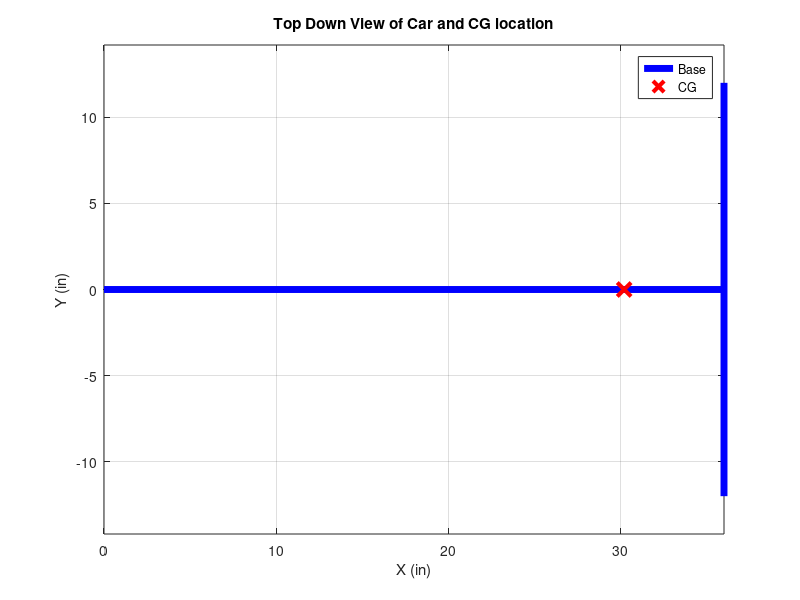
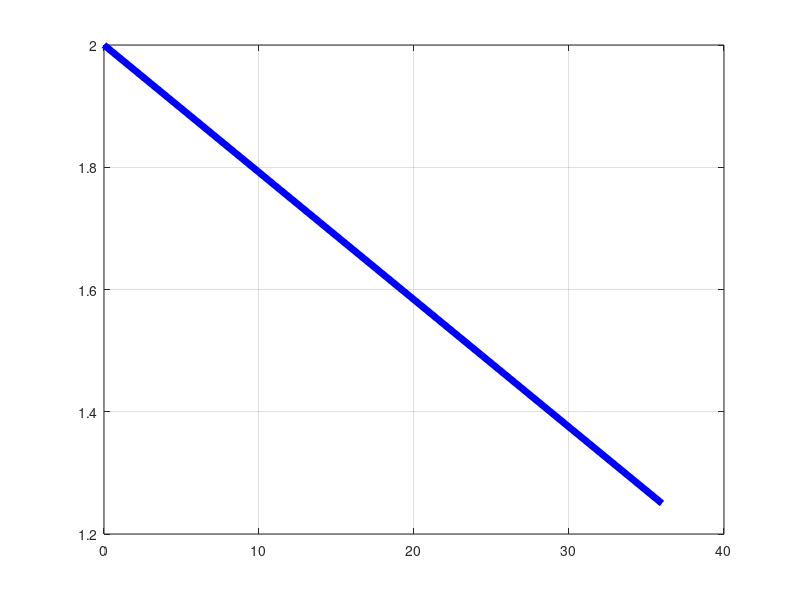

Source code (MATLAB) for these figures, in order: (Note: this script raises an error after producing the figures.)
%This script finds the maximum velocity vs heading of a landyacht based on:
%1. True wind speed
%2. Symmetric wing Lift/Drag correlations
%			a. Drag coefficient at zero angle of attack
%			b. Wing span, area & aspect ratio
%			c. Lift reduction after stall angle is reached
%3. Parasitic drag
%			a. Fuselage Drag
%			b. Crossbeam drag
%			c. Wheel rolling resistance
%4. Flipping criteria
%			a. Vehicle weight and geometry
%			b. Down force generation
%5. Side slipping
%			a. Available friction force
%			b. Down force generation
%6. Number of wings/sails
%7. Number of wheels (3 or 4)
%%%%%%%%%%%%%%%%%%%%%%%%%%%%%%%%%%%%%%%%%%%%%%%%%%%%%%%%%%%%%%%%%%%%%%%%%%%%%%%%
%MAIN VARIABLE DEFINITIONS
%all units are inches, pounds, seconds and radians unless otherwise stated
%phi = angle between true wind velocity and vehicle velocity
%theta = angle of wing(s) with respect to vehicle velocity (wing/sail trim)
%beta = angle between apparent wind and vehicle velocity
%alpha = angle of attack for wing(s) (alpha = beta - theta)
%V_TRUE = velocity of true wind
%vy = vehicle velocity relative to ground
%AR_WING = wing aspect ratio
%F_LIFT_WING = lift force on wing (perpendicular to apparent wind)
%F_DRAG_WING = drag force on wing (parallel to apparent wind)
%F_THRUST = net force "thrust" on vehicle in direction of vehicle velocity
%F_SIDE = sideways force on vehicle that causes slipping
%FLIP = a test value for flipping criteria, 0=no, 1=yes
%SLIP = a test value for slipping criteria, 0=no, 1=yes
%V_LIMIT = limiting yacht velocity when slipping and flipping criteria are ignored
%V_MAX = actual predicted maximum yacht velocity based on flip/slip criteria
%"CG" refers to center of gravity
%%%%%%%%%%%%%%%%%%%%%%%%%%%%%%%%%%%%%%%%%%%%%%%%%%%%%%%%%%%%%%%%%%%%%%%%%%%%%%%%

clear all;	%clear memory before running program
close all;

%%%%%%%%%%%%%%%%%%%%%%%%%%%%%%%%%%%%%%%%%%%%%%%%%%%%%%%%%%%%%%%%%%%%%%%%%%%%%%%%
%SINGLE VALUE PARAMETERS THAT REMAIN CONSTANT FOR ENTIRE SIMULATION
%Change these values to match your vehicle's geometry and configuration

%air properties and other constants
RHO_AIR = 1.175*10^-7;					%density of air (lb*sec^2/in^4)
MU_AIR = 2.7326*10^-8;					%viscosity of air (lb*sec/in^2)
g = 32.2;								%gravity (ft/sec^2)

%true wind speed
% V_TRUE_MPH = 20;						%true wind velocity (mph)
V_TRUE_MPH = 11.1847;					%true wind velocity (mph)
V_TRUE = V_TRUE_MPH*(528/360)*12;   	%true wind velocity (in/sec)

%wing properties (assuming symmetric section)
N_WING   = 1;                   %number of wings/sails
CD0_WING = 0.2;                 %wing drag coefficient at zero angle of attack
% S_WING   = 48;            	  %wing span (in) DEFAULT
S_WING   = 24;					%wing span (in)
% A_WING   = 250;				  %wing area (in^2) DEFAULT
A_WING   = S_WING*(6+12)/2;		%wing area (in^2)
% HCE      = 26;				%height of wing center of effort from ground (in)
HCE      = 10;					%height of wing center of effort from ground (in)
psi_deg  = 0;					%lean of mast from side stay slack (deg)
stall_deg = 18;					%wing stall angle- normally 16-20 deg (deg)
CL_DROP_FACTOR = 1.0;			%factor for exponetial lift dropoff after stall

psi = psi_deg*pi/180;           %lean of mast from side stay slack (rad)
stall = stall_deg*pi/180;		%stall angle (rad)
ARM_WING = HCE*cos(psi);		%moment arm for rig flipping moment (in)
C_WING = A_WING/S_WING;			%average wing chord length (in)
AR_WING = (S_WING^2)/A_WING;	%aspect ratio
CL_WING_MAX = 2*pi*sin(stall)/(1+2/AR_WING);	%maximum coefficient of lift before stall

%total yacht weight
% WEIGHT = 4.0;   %total vehicle weight including pilot (lb)
WEIGHT = 3.5;   %total vehicle weight including pilot (lb)

%fuselage/body properties
% AP_BODY = 10;       %total frontal fuselage projected area (in^2) DEFAULT
AP_BODY = 4.5;		%total frontal fuselage projected area (in^2)
CD_BODY = 0.5;		%vehicle fuselage drag coefficient 
% TRACK = 36;         %vehicle width/track (wheel center to center) (in) DEFAULT
TRACK = 24;			%vehicle width/track (wheel center to center) (in)
% WHEELBASE = 48;     %vehicle wheelbase (in)- only necessary for 3 wheel vehicle DEFAULT
WHEELBASE = 36;		%vehicle wheelbase (in)- only necessary for 3 wheel vehicle
% DIST_CG = 9;        %horizontal distance from CG to rear wheels (in)- only necessary for 3 wheels DEFAULT
DIST_CG = 5.8;		%horizontal distance from CG to rear wheels (in)- only necessary for 3 wheels

%wheel properties
N_WHEEL = 3;				%number of wheels
FRCT = 0.75;				%coefficient of friction between wheels and road
% DIAM_WHEEL_FT = 3.0;        %front wheel diameter (in) DEFAULT
DIAM_WHEEL_FT = 2;          %front wheel diameter (in) 
% DIAM_WHEEL_RE = 4.0;        %rear wheel diameter (in) DEFAULT
DIAM_WHEEL_RE = 2.5;        %rear wheel diameter (in) DEFAULT
% B_WHEEL = 0.007;            %drag coefficient of rolling wheel, per wheel (lb/(rev/sec)) DEFAULT
B_WHEEL = 0.02;             %drag coefficient of rolling wheel, per wheel (lb/(rev/sec)) 
% F_DRAG_WHEEL_MIN = 0.5;		%total rolling resistance at zero velocity (lbs) DEFAULT
F_DRAG_WHEEL_MIN = 0.1;		%total rolling resistance at zero velocity (lbs)
%for small models on wheels with bearings B_WHEEL is on the order of 0.010 lb/(rev/sec)
%for full sized landyachts B_WHEEL is on the order of 0.10 lb/(rev/sec)

%crossbeam properties (lift-drag relations are for a symmetric naca section)
W_BEAM = 24;					%width of crossbeam available for generating down force (in)
T_BEAM = 0.4;					%maximum thickness of crossbeam wing section (in)
C_BEAM = 2.0;					%average crossbeam chord length (in)
A_BEAM = C_BEAM*W_BEAM;			%foil surface area per crossbeam (in^2)
AP_BEAM = T_BEAM*W_BEAM;		%projected frontal beam area (in^2)
AR_BEAM = (W_BEAM^2)/A_BEAM;	%aspect ratio of crossbeam

%relations for symmetric airfoil crossbeam with constant angle of attack
gamma_deg = 0;                                  %crossbeam angle of attack for generating down force (deg)
gamma = gamma_deg*pi/180;                       %crossbeam angle of attack for generating down force (rad)
CD0_BEAM = 0.10;								%crossbeam drag coefficient at zero angle of attack
CL_BEAM = 2*pi*sin(gamma)/(1+2/AR_BEAM);		%crossbeam coefficient of lift
CD_BEAM = CD0_BEAM+((CL_BEAM^2)/(pi*AR_BEAM));	%crossbeam coefficient of drag
%END OF YACHT DATA ENTRY

%%%%%%%%%%%%%%%%%%%%%%%%%%%%%%%%%%%%%%%%%%%%%%%%%%%%%%%%%%%%%%%%%%%%%%%%%%%%%%%%
%PRE-LOOP CALCULATIONS
%CG/BEAM moment arm for righting moment calculation
if N_WHEEL == 4	%for a 4 wheeled symmetric yacht (track front = track rear)

    N_WHEEL_FT = 2;         %two front wheels
    N_WHEEL_RE = 2;			%two rear wheels
    zeta = 0;				%angle between flipping force and F_SIDE is zero (rad)
    ARM_CG = TRACK/2;		%cg moment arm for righting moment (in)
    ARM_BEAM = TRACK/2;		%beam moment arm for righting moment (in)
    N_BEAM = 2;				%number of crossbeams for down force generation (probably has 2 crossbeams)

elseif N_WHEEL == 3	%for a 3 wheeled symmetric yacht (2 wheels in rear)

    N_WHEEL_FT = 1;							%one front wheel
    N_WHEEL_RE = 2;							%two rear wheels
    zeta = atan((TRACK/2)/WHEELBASE);		%angle made between front wheel and each rear wheel (rad)
    ARM_CG = (WHEELBASE-DIST_CG)*sin(zeta);	%cg moment arm for righting moment (in)
    ARM_BEAM = (TRACK/2)*cos(zeta);			%beam moment arm for righting moment (in)
    N_BEAM = 1;								%number of crossbeams for down force generation (rear crossbeam only)
    
    % plot top down view
    figure()
    h(1) = plot([0 WHEELBASE], [0 0],'b','LineWidth',5); % plot wheel base
    hold on, grid on,
    h(2) = plot([WHEELBASE WHEELBASE], [-TRACK/2 TRACK/2],'b','LineWidth',5);
    h(3) = plot([WHEELBASE-DIST_CG],0,'rx','MarkerSize',10,'LineWidth',3);
    xlabel('X (in)'), ylabel('Y (in)')
    title('Top Down View of Car and CG location')
    legend([h(1), h(3)],'Base','CG','location','best')
    axis('equal')
    clear h;
    
    % plot side view
    figure()
    h(1) = plot([0 WHEELBASE], [DIAM_WHEEL_FT DIAM_WHEEL_RE/2],'b','LineWidth',5); % plot wheel base (approximate length)
    hold on, grid on,
    h(2) = circle(0,DIAM_WHEEL_FT/2,DIAM_WHEEL_FT/2); % draw front wheel
    h(3) = circle(WHEELBASE,DIAM_WHEEL_RE/2,DIAM_WHEEL_RE/2); % draw rear wheel
    title('Side View of Car')
    axis('equal')
    clear h;
end

%main program loop parameters/starting values
e = 0.050;		%error sensitivity for thrust equilibrium check (lbs)
dv = 0;			%initial value for velocity change (in/sec)
vy0 = 100;		%initial value for vehicle velocity (in/sec)
vy = vy0;		%assign initial value to vy (in/sec)
F_THRUST = 1;	%initial non-zero value for thrust force (lbs)

%define matrices PHI and THETA for main program loops
%for smoother plot make N_phi and N_theta larger (this will make the program take longer to run)
N_phi = 39;									%number of divisions in PHI
phi_max = pi;								%maximum phi = 180 degrees (pi rad)
PHI = [0:phi_max/N_phi:phi_max];			%vector phi in radians from head-to-wind to 180 degrees (rad)
P = N_phi+1;                                %number of loops to be made for varying phi
N_theta = 120;								%number of divisions in THETA
theta_max = pi/3;							%maximum theta to test during loop (rad)
THETA = [0:theta_max/N_theta:theta_max];	%define vector of wing angles from zero to 90 deg (rad)
T = N_theta+1;								%number of loops to be made for varying theta

%%%%%%%%%%%%%%%%%%%%%%%%%%%%%%%%%%%%%%%%%%%%%%%%%%%%%%%%%%%%%%%%%%%%%%%%%%%%%%%%
%BEGIN MAIN PROGRAM LOOP THROUGH ALL VALUES OF PHI
for p = 1:1:P		%loop for entire range of phi (all possible headings)

%     Steps_Remaining = P-p+1		%display number of steps remaining in loop to track progress
	phi = PHI(p);				%lookup value phi for this loop (rad)
    t = 1;						%initialize t counting variable

	while t <= T	%find VY_max for loop through for all values of theta
        
        %setup theta and vy for this value of t  
        theta=THETA(t);								%lookup current theta (rad)
        SIGN_F_THRUST = F_THRUST/abs(F_THRUST);		%find the sign of F_THRUST
        vy = vy + SIGN_F_THRUST*dv;					%increment/decrement guess for vehicle velocity (in/sec)

        %do calculations necessary to find net thrust
		if V_TRUE*cos(phi) + vy > 0			%if apparent wind is from bow
			beta = atan((V_TRUE*sin(phi))/(vy+V_TRUE*cos(phi)));						%calc beta for beta < pi/2 (rad)
        else								%if apparent wind is from stern
            beta = atan((V_TRUE*sin(phi-(pi/2))-vy)/(V_TRUE*cos(phi-(pi/2))))+pi/2;		%calc beta for beta > pi/2 (rad)
        end %end if 
        
        alpha = beta-theta;                                             %calc alpha - wing angle of attack (rad)
        V_APPARENT = sqrt((vy+V_TRUE*cos(phi))^2+(V_TRUE*sin(phi))^2);	%calc magnitude of apparent wind velocity (in/sec)
        V_FRONT = V_APPARENT*cos(beta);									%calc apparent wind velocity in direction of vehicle velocity (in/sec)
        SIGN_V_FRONT = cos(beta)/abs(cos(beta));						%direction of front component of apparent wind (+1 from bow, -1 from stern)
   	    
        %wing lift and drag with rough approximation to lift drop off after stall
        if alpha > stall %if angle of attack is greater than stall angle
            CL_WING = (CL_WING_MAX*exp(stall))*exp(-CL_DROP_FACTOR*alpha);  %calc reduced wing lift coefficient
            CD_WING = CD0_WING+((CL_WING^2)/(pi*AR_WING));				    %calc wing drag coefficient for this angle of attack
        else %if angle of attack is less than stall angle
            CL_WING = 2*pi*sin(alpha)/(1+2/AR_WING);					    %calc wing lift coefficient for this angle of attack
            CD_WING = CD0_WING+((CL_WING^2)/(pi*AR_WING));				    %calc wing drag coefficient for this angle of attack
        end	%end if loop
        
        AP_WING = A_WING*(1-((1-cos(psi))*alpha)/(pi/2));	%linear approximation to adjust effective wing area based on alpha and psi (in^2)
        
        %NOTE: when alpha is zero, AP_WING = A_WING, if alpha is 90 deg, AP_WING = A_WING*cos(psi)
        %this leads to the linear approximation: AP_WING = A_WING*(1-((1-cos(psi))*alpha)/(pi/2));
        F_LIFT_WING = N_WING*0.5*CL_WING*RHO_AIR*(V_APPARENT^2)*AP_WING;	%calc total wing lift force (lbs)
        F_DRAG_WING = N_WING*0.5*CD_WING*RHO_AIR*(V_APPARENT^2)*AP_WING;	%calc total wing drag force (lbs)
        %^^ NOT SURE WHY MULTIPLIED BY AP_WING - KAI
        % DO YOU GET SAME RESULT BY CODE BELOW?        
        %  F_LIFT_WING = N_WING*0.5*CL_WING*RHO_AIR*(V_APPARENT^2)*A_WING;	%calc total wing lift force (lbs)
        %  F_DRAG_WING = N_WING*0.5*CD_WING*RHO_AIR*(V_APPARENT^2)*A_WING;	%calc total wing drag force (lbs)

        %yacht/fuselage drag (not including crossbeams)
        F_DRAG_BODY = SIGN_V_FRONT*0.5*CD_BODY*RHO_AIR*(V_FRONT^2)*AP_BODY;	%calc fuselage drag force (lbs)
        
        %crossbeam lift (down force) and drag
    	if SIGN_V_FRONT == 1 %for apparent wind from bow
            F_LIFT_BEAM = N_BEAM*0.5*CL_BEAM*RHO_AIR*(V_FRONT^2)*A_BEAM;	%calc total crossbeam lift force (lbs)
            F_DRAG_BEAM = N_BEAM*0.5*CD_BEAM*RHO_AIR*(V_FRONT^2)*A_BEAM;	%calc total crossbeam drag force (lbs)
        else %for apparent wind from stern
            F_LIFT_BEAM = 0;                                				%crossbeam generates zero lift
            F_DRAG_BEAM = -2*N_BEAM*0.5*CD_BEAM*RHO_AIR*(V_FRONT^2)*A_BEAM;	%calc total crossbeam drag force (lbs)
        end	%end if loop
    
        %wheel drag (rolling viscous friction)
        RPS_WHEEL_FT = vy/(pi*DIAM_WHEEL_FT);										%calc front wheel rev per sec (rps)
        RPS_WHEEL_RE = vy/(pi*DIAM_WHEEL_RE);										%calc rear wheel rev per sec (rps)
        F_DRAG_WHEEL = B_WHEEL*(N_WHEEL_FT*RPS_WHEEL_FT + N_WHEEL_RE*RPS_WHEEL_RE);	%calc total wheel drag force (lbs)
        F_DRAG_WHEEL = max(F_DRAG_WHEEL,F_DRAG_WHEEL_MIN);          				%use minimum wheel rolling resistance for low speeds (lbs)

        %sum up all forward thrust forces
        F_SIDE = F_LIFT_WING*cos(beta)*cos(psi)+F_DRAG_WING*sin(beta);		%calc sideways sliding force (lbs)
        F_THRUST = F_LIFT_WING*sin(beta)*cos(psi)-F_DRAG_WING*cos(beta)-F_DRAG_BODY-F_DRAG_BEAM-F_DRAG_WHEEL;	%calc net thrust force (lbs)
    
    %SLIP/FLIP required quantities (righting/flipping moment and side friction)
	F_DOWN = WEIGHT + F_LIFT_BEAM + F_LIFT_WING*sin(psi);		%total down force from crossbeam and wing (lb)
	M_RIGHT = WEIGHT*ARM_CG + F_LIFT_BEAM*ARM_BEAM;				%available righting moment (in*lb)
    F_FLIP = F_SIDE*cos(zeta) + F_THRUST*sin(zeta);				%component of rig force perpendicular to supporing wheels (lbs)
    M_FLIP = F_FLIP*ARM_WING;									%flipping moment from rig (in*lb)
    F_FRICT = F_DOWN*FRCT;										%total available sideways friction force (lbs)
    %END OF ALL FORCE AND MOMENT CALCULATIONS FOR THIS LOOP
    
    %scale velocity step change for next loop
    X = 10;						%scale factor for calculating dv
    dv = X*abs(F_THRUST);		%scale velocity change by F_THRUST (if X is too large loop becomes unstable)
		
        %perform slip criteria calculations
  		if F_SIDE > F_FRICT	%if side sliding force from rig exceeds available friction force
			SLIP(t) = 1;		%set SLIP to 1 (yes)
		else				%if friction is greater than sliding force
			SLIP(t) = 0;		%set SLIP to 0 (no)
		end	%end SLIP if loop
        
		%perform flip criteria calculations
		if M_FLIP > M_RIGHT	 %if flipping moment from rig exceeds available righting moment
			FLIP(t) = 1;            %set FLIP to 1 (yes)
        else			     %if righting moment is greater than flipping moment
			FLIP(t) = 0;			%set FLIP to 0 (no)
		end	%end FLIP if loop
		
        %check for positive thrust force near zero, if so go to next theta value
		if vy > 0 & alpha > 0		%only continue for loops that lead to positive velocity and angle of attack
			if abs(F_THRUST) < e	%if thrust is close to zero (lbs)
                VY(t) = vy;			%store final value of vehicle speed from this loop (in/sec) 
        		t = t+1;			%increment t to calculate vehicle speed for next theta
     		end 	  				%end thrust check if loop
        else %if yacht velocity or angle of attack is not positive
     		VY(t) = 0;				%assign this velocity to zero (do not keep track of negative velocities)
            t = t+1;				%increment t to calculate vehicle speed for next theta
            vy = vy0;				%reset initial velocity guess
        end	%end else loop
        
    end	%end of while  t <= T loop
	
    %truncate VY matrix to remove infinite element
    V_LIMIT(p) = max(VY);			%store V_LIMIT vector as maximum velocity before SLIP and FLIP are considered (in/sec)
	%change all velocity entries to zero if SLIP or FLIP = 1 (yes)
    for z = 1:1:T						%loop through entire matrix for each theta
 		if (SLIP(z) + FLIP(z) > 0)	%if FLIP or SLIP = 1 (yes)
  	  		VY(z) = 0;					%set this velocity element to zero
     	end								%end if loop
    end									%end for loop
    %store theta that corresponds to this VMAX
    V_MAX(p) = max(VY);			%store maximum velocity found for this angle phi to VMAX(p)
	q = 1;						%initialize counting var q = 1
    while VY(q) ~= V_MAX(p)		%while VY_TRUNK(q) not equal VMAX
        q = q+1;				%increment q until VY_TRUNK(q) = VMAX(p)
	end							%end while loop
    THETA_MAX(p) = THETA(q);	%store theta that corresponds to VMAX(p) (rad)
end   							%end of "for 1:1:P" loop
%END MAIN PROGRAM LOOP

%%%%%%%%%%%%%%%%%%%%%%%%%%%%%%%%%%%%%%%%%%%%%%%%%%%%%%%%%%%%%%%%%%%%%%%%%%%%%%%%
%ORGANIZE DATA INTO MAXIMUM SPEED INFORMATION
TOP_SPEED_IN_SEC = max(V_MAX);					%store top speed in in/sec (in/sec)
TOP_SPEED_FT_SEC = TOP_SPEED_IN_SEC/12;			%convert top speed to ft/sec (ft/sec)
TOP_SPEED_MPH = TOP_SPEED_FT_SEC*(360/528);		%convert top speed to mph (mph)
V_LIMIT_MPH = (V_LIMIT/12)*(360/528);			%convert limit speed to mph (mph)
V_MAX_FT_SEC = V_MAX/12;						%convert maximum speed matrix to mph (ft/sec)
V_MAX_MPH = (V_MAX_FT_SEC)*(360/528);			%convert maximum speed matrix to mph (mph)

for j= 1:1:P-1							%loop through all of matrix V_MAX
   if V_MAX(j) == TOP_SPEED_IN_SEC		%look for entry of maximum velocity
      J = j;							%if this is that entry, save entry number
   end									%end if loop
end										%end for loop

THETA_TOP_SPEED_RAD = THETA_MAX(J);					%store theta that corresponds to TOP_SPEED_MPH (rad)
PHI_TOP_SPEED_RAD   = PHI(J);						%store phi that corresponds to TOP_SPEED_MPH (rad)
THETA_TOP_SPEED_DEG = THETA_TOP_SPEED_RAD*180/pi;	%convert to degrees (deg)
PHI_TOP_SPEED_DEG   = PHI_TOP_SPEED_RAD*180/pi;     %convert to degrees (deg)
%plot velocity results in polar coordinates
RHO_MAX = 3*ceil(max(V_LIMIT_MPH)/3);				%get maximum radius in whole numbers divisible by 3

MP = 1;												%subplot dimension
NP = 1;												%subplot dimension

figure()
subplot(MP,NP,1),polar(0,RHO_MAX);					%create polar plot with whole number scale
subplot(MP,NP,1),hold;								%hold plot so data can be plotted
subplot(MP,NP,1),polar(PHI,V_LIMIT_MPH,'ro--');		%polar plot limit velocity vs phi in red
subplot(MP,NP,1),polar(-PHI,V_LIMIT_MPH,'ro--');	%polar plot limit velocity vs -phi (mirror image)
subplot(MP,NP,1),polar(PHI,V_MAX_MPH,'bx-'); 		%polar plot maximum velocity vs phi in blue
subplot(MP,NP,1),polar(-PHI,V_MAX_MPH,'bx-');		%polar plot maximum velocity vs -phi (mirror image)
%subplot(MP,NP,1),title('Polar Vel. Plot (mph)');	%title plot
subplot(MP,NP,1),hold;								%release plot to return to default condition
% legend('Blue','Red')

%display desired values
TOP_SPEED_MPH = round(TOP_SPEED_MPH)				%round and print maximum velocity (mph)
PHI_TOP_SPEED_DEG = round(PHI_TOP_SPEED_DEG)		%round and print phi for TOP SPEED (deg)
THETA_TOP_SPEED_DEG = round(THETA_TOP_SPEED_DEG)	%round and print theta for TOP SPEED (deg)


%calculate best angle to move forward (assume no slipping or tipping)
d = 14; %(ft) course length
T_COURSE = d*12./(V_LIMIT.*cos(PHI));

figure()
plot(PHI*180/pi,T_COURSE), hold on, grid on
title('Course Completion Time vs Heading')
xlabel('Heading Angle (deg)'), ylabel('time(sec)')


%%%%%%%%%%%%%%%%%%%%%%%%%%%%%%%%%%%%%%%%%%%%%%%%%%%%%%%%%%%%%%%%%%%%%%%%%%%%%%%%
%END MAIN PROGRAM
%BEGIN POST LOOP CALCULATIONS FOR STORING & DISPLAYING OTHER RELEVANT INFO

%%%%%%%%%%%%%%%%%%%%%%%%%%%%%%%%%%%%%%%%%%%%%%%%%%%%%%%%%%%%%%%%%%%%%%%%%%%%%%%%

%CALCULATE APPROXIMATE TIME REQUIRED TO REACH 95% of TOP SPEED IGNORING SLIP/FLIP CRITERIA
phi = PHI_TOP_SPEED_RAD;		%heading for top speed
theta = THETA_TOP_SPEED_RAD;	%wing angle at top speed
vy = 88;						%begin at 5 mph yacht velocity
dt = 0.2;						%time increment (sec)
TIME_MAX = 60*10;				%maximum time before loop is cut off (sec)
time = 0;						%start at time = zero

while vy < 0.95*TOP_SPEED_IN_SEC & time < TIME_MAX	%keep looping until vy is 95% of top speed
	
    if V_TRUE*cos(phi) + vy > 0		%if apparent wind is from bow
		beta = atan((V_TRUE*sin(phi))/(vy+V_TRUE*cos(phi)));								%calc beta for beta < pi/2 (rad)
    else																									%if apparent wind is from stern
	   beta = atan((V_TRUE*sin(phi-(pi/2))-vy)/(V_TRUE*cos(phi-(pi/2))))+pi/2;		%calc beta for beta > pi/2 (rad)
    end																									%end if loop
    
    alpha = beta-theta;															%calc alpha - wing angle of attack (rad)
    V_APPARENT = sqrt((vy+V_TRUE*cos(phi))^2+(V_TRUE*sin(phi))^2);	%calc magnitude of apparent wind velocity (in/sec)
	V_FRONT = V_APPARENT*cos(beta);											%calc apparent wind velocity in direction of vehicle velocity (in/sec)
  	SIGN_V_FRONT = cos(beta)/abs(cos(beta));								%direction of front component of apparent wind (+1 from bow, -1 from stern)
    
    %wing lift and drag with rough approximation to lift drop off after stall
    if alpha > stall					 												%if angle of attack is less than stall angle
    	CL_WING = (CL_WING_MAX*exp(stall))*exp(-CL_DROP_FACTOR*alpha);	%calc reduced wing lift coefficient
        CD_WING = CD0_WING+((CL_WING^2)/(pi*AR_WING));					%calc wing drag coefficient for this angle of attack
    else																%if angle of attack is greter than stall angle
     	CL_WING = 2*pi*sin(alpha)/(1+2/AR_WING);						%calc wing lift coefficient for this angle of attack
        CD_WING = CD0_WING+((CL_WING^2)/(pi*AR_WING));					%calc wing drag coefficient for this angle of attack
    end																	%end if loop
    AP_WING = A_WING*(1-((1-cos(psi))*alpha)/(pi/2));					%linear approximation to adjust projected wing area based on alpha and psi (in^2)
    %NOTE: when alpha is zero, AP_WING = A_WING, if alpha is 90 deg, AP_WING = A_WING*cos(psi)
    %this leads to the linear approximation: AP_WING = A_WING*(1-((1-cos(psi))*alpha)/(pi/2));
    F_LIFT_WING = N_WING*0.5*CL_WING*RHO_AIR*(V_APPARENT^2)*AP_WING;	    %calc total wing lift force (lbs)
	F_DRAG_WING = N_WING*0.5*CD_WING*RHO_AIR*(V_APPARENT^2)*AP_WING;	%calc total wing drag force (lbs)
    %yacht/fuselage drag (not including crossbeams)
    F_DRAG_BODY = SIGN_V_FRONT*0.5*CD_BODY*RHO_AIR*(V_FRONT^2)*AP_BODY;	%calc fuselage drag force (lbs)
    %crossbeam lift (down force) and drag
    if SIGN_V_FRONT == 1												%for apparent wind from bow
	    F_LIFT_BEAM = N_BEAM*0.5*CL_BEAM*RHO_AIR*(V_FRONT^2)*A_BEAM;	%calc total crossbeam lift force (lbs)
        F_DRAG_BEAM = N_BEAM*0.5*CD_BEAM*RHO_AIR*(V_FRONT^2)*A_BEAM;	%calc total crossbeam drag force (lbs)
    else
        F_LIFT_BEAM = 0;
        F_DRAG_BEAM = -2*N_BEAM*0.5*CD_BEAM*RHO_AIR*(V_FRONT^2)*A_BEAM;	%calc total crossbeam drag force (lbs)
    end
    
    %wheel drag (rolling viscous friction)
    RPS_WHEEL_FT = vy/(pi*DIAM_WHEEL_FT);                                       %calc front wheel rev per sec (rps)
    RPS_WHEEL_RE = vy/(pi*DIAM_WHEEL_RE);										%calc rear wheel rev per sec (rps)
    F_DRAG_WHEEL = B_WHEEL*(N_WHEEL_FT*RPS_WHEEL_FT + N_WHEEL_RE*RPS_WHEEL_RE);	%calc wheel drag force (lbs)
    F_DRAG_WHEEL = max(F_DRAG_WHEEL,F_DRAG_WHEEL_MIN);							%use minimum wheel rolling resistance for low speeds (lbs)
	
    %sum up all forward thrust forces
    F_THRUST = F_LIFT_WING*sin(beta)*cos(psi)-F_DRAG_WING*cos(beta)-F_DRAG_BODY-F_DRAG_BEAM-F_DRAG_WHEEL;	%calc net thrust force (lbs)
    ACCEL_G = F_THRUST/WEIGHT;		%calculate acceleration (g's)
	ACCEL_IN_SEC = ACCEL_G*g*12;	%acceleration in (in/sec^2)
    vy = vy + dt*ACCEL_IN_SEC;		%increase velocity based on acceleration and time step (in/sec)
    time = time + dt;				%increment time by one time step (sec)

end

if time < TIME_MAX
    TIME_TO_TOP_SPEED_SEC = time;								%time to top speed (sec)
	TIME_TO_TOP_SPEED_MIN = TIME_TO_TOP_SPEED_SEC/60;			%time to top speed (min)
	TIME_TO_TOP_SPEED_MIN = round(10*TIME_TO_TOP_SPEED_MIN)/10	%display time (min)
else
   disp('Accleration calc failed')
end

%%%%%%%%%%%%%%%%%%%%%%%%%%%%%%%%%%%%%%%%%%%%%%%%%%%%%%%%%%%%%%%%%%%%%%%%%%%%%%%%
%CALCULTE & STORE RELEVANT PARAMETERS AT FULL SPEED FOR ALL HEADINGS
for p = 1:1:P	%loop for entire range of phi (all possible headings)
	vy = V_MAX(p);		%top speed (in/sec)
    phi = PHI(p);		%heading (rad)
    
    %do calculations necessary to find net thrust
	if vy > 0 %only proceed for non zero velocities
        if V_TRUE*cos(phi) + vy > 0										%if apparent wind is from bow
			BETA(p) = atan((V_TRUE*sin(phi))/(vy+V_TRUE*cos(phi)));		%calc beta for beta < pi/2 (rad)
        else %if apparent wind is from stern
            BETA(p) = atan((V_TRUE*sin(phi-(pi/2))-vy)/(V_TRUE*cos(phi-(pi/2))))+pi/2;	%calc beta for beta > pi/2 (rad)
        end %end if loop
        
        ALPHA(p) = BETA(p)-THETA_MAX(p);                                    %calc alpha (rad)
		V_APPARENT(p) = sqrt((vy+V_TRUE*cos(phi))^2+(V_TRUE*sin(phi))^2);   %calc magnitude of apparent wind velocity (in/sec)
		V_FRONT = V_APPARENT(p)*cos(BETA(p));                               %calc apparent wind velocity along vehicle velocity direction (in/sec)
	  	SIGN_V_FRONT = cos(BETA(p))/abs(cos(BETA(p)));                      %direction of front component of apparent wind (+1 from bow, -1 from stern)
        
        %wing lift and drag with rough approximation to lift drop off after stall
        if ALPHA(p) > stall				 													%if angle of attack is less than stall angle
            CL_WING = (CL_WING_MAX*exp(stall))*exp(-CL_DROP_FACTOR*ALPHA(p));	%calc reduced wing lift coefficient
            CD_WING = CD0_WING+((CL_WING^2)/(pi*AR_WING));							%calc wing drag coefficient for this angle of attack
        else																						%if angle of attack is greter than stall angle
            CL_WING = 2*pi*sin(ALPHA(p))/(1+2/AR_WING);								%calc wing lift coefficient for this angle of attack
            CD_WING = CD0_WING+((CL_WING^2)/(pi*AR_WING));							%calc wing drag coefficient for this angle of attack
        end																						%end if loop
        
        AP_WING = A_WING*(1-((1-cos(psi))*ALPHA(p))/(pi/2));							%linear approximation to adjust projected wing area based on alpha and psi (in^2)
		F_LIFT_WING(p) = N_WING*0.5*CL_WING*RHO_AIR*(V_APPARENT(p)^2)*AP_WING;	%calc total wing lift force (lbs)
		F_DRAG_WING(p) = N_WING*0.5*CD_WING*RHO_AIR*(V_APPARENT(p)^2)*AP_WING;	%calc total wing drag force (lbs)
        
        %yacht/fuselage drag (not including crossbeams)
		F_DRAG_BODY(p) = SIGN_V_FRONT*0.5*CD_BODY*RHO_AIR*(V_FRONT^2)*AP_BODY;	%calc fuselage drag force (lbs)
		
        %crossbeam lift (down force) and drag
        if SIGN_V_FRONT == 1																		%for apparent wind from bow
            F_LIFT_BEAM(p) = N_BEAM*0.5*CL_BEAM*RHO_AIR*(V_FRONT^2)*A_BEAM;		%calc total crossbeam lift force (lbs)
            F_DRAG_BEAM(p) = N_BEAM*0.5*CD_BEAM*RHO_AIR*(V_FRONT^2)*A_BEAM;		%calc total crossbeam drag force (lbs)
        else
            F_LIFT_BEAM(p) = 0;
            F_DRAG_BEAM(p) = -2*N_BEAM*0.5*CD_BEAM*RHO_AIR*(V_FRONT^2)*A_BEAM;	%calc total crossbeam drag force (lbs)
        end
        
        %wheel drag (rolling viscous friction)
        RPS_WHEEL_FT = vy/(pi*DIAM_WHEEL_FT);															%calc front wheel rev per sec (rps)
        RPS_WHEEL_RE = vy/(pi*DIAM_WHEEL_RE);															%calc rear wheel rev per sec (rps)
        F_DRAG_WHEEL(p) = B_WHEEL*(N_WHEEL_FT*RPS_WHEEL_FT + N_WHEEL_RE*RPS_WHEEL_RE);	%calc wheel drag force (lbs)
        F_DRAG_WHEEL(p) = max(F_DRAG_WHEEL(p),F_DRAG_WHEEL_MIN);									%use minimum wheel rolling resistance for low speeds (lbs)
		
        %sum up all forward (thrust) and sideways (slide) forces
		F_THRUST(p) = F_LIFT_WING(p)*sin(BETA(p))*cos(psi)-F_DRAG_WING(p)*cos(BETA(p))-F_DRAG_BODY(p)-F_DRAG_BEAM(p)-F_DRAG_WHEEL(p);		%calc net thrust force (lbs)
		F_SIDE(p) = F_LIFT_WING(p)*cos(BETA(p))*cos(psi)+F_DRAG_WING(p)*sin(BETA(p));						%calc sideways sliding force (lbs)
	else																					%if vy is zero, then set all stored values to zero
        BETA(p) = 0;
        ALPHA(p) = 0;
        V_APPARENT(p) = 0;
		F_LIFT_WING(p) = 0;
		F_DRAG_WING(p) = 0;
		F_DRAG_BODY(p) = 0;
		F_LIFT_BEAM(p) = 0;
		F_DRAG_BEAM(p) = 0;
		F_DRAG_WHEEL(p) = F_DRAG_WHEEL_MIN;
		F_THRUST(p) = 0;
		F_SIDE(p) = 0;
    end %end if loop
end																					%end for loop

%print out desired values
REYNOLDS = RHO_AIR*C_WING*V_APPARENT/MU_AIR;								%Reynolds number
APPARENT_WIND_SPEED_MPH = round(V_APPARENT*(360/528)/12);			%apparent wind speed (mph)
DOWN_FORCE_LB = round(10*(F_LIFT_BEAM))/10;								%down force from crossbeam (lbs)
SIDE_FORCE_LB = round(10*F_SIDE)/10;										%sliding force (lbs)
BODY_AERO_DRAG_LB = round(10*(F_DRAG_BODY + F_DRAG_BEAM))/10;		%total body aerodynamic drag (mph)
WHEEL_DRAG_LB = round(10*F_DRAG_WHEEL)/10;								%wheel drag (lbs)
RIG_LIFT_LB = round(10*F_LIFT_WING)/10;									%total rig lift (lbs)
RIG_DRAG_LB = round(10*F_DRAG_WING)/10;									%total rig drag (lbs)
PHI_DEG = PHI*180/pi;															%convert PHI to degrees
ALPHA_DEG = ALPHA*180/pi;														%convert ALPHA to degrees
BETA_DEG = BETA*180/pi;															%convert BETA to degrees
THETA_MAX_DEG = THETA_MAX*180/pi;											%convert THETA_MAX to degrees

%plot angular info (change NP to 2 to use this plot)
%subplot(MP,NP,2),plot(PHI_DEG,BETA_DEG,'k');				%plot apparent wind angle v. phi
%subplot(MP,NP,2),hold;										%hold plot
%subplot(MP,NP,2),plot(PHI_DEG,THETA_MAX_DEG,'b');			%plot wing trim angle angle v. phi
%subplot(MP,NP,2),plot(PHI_DEG,ALPHA_DEG,'r');				%plot angle of attack wind angle v. phi
%subplot(MP,NP,2),title('BETA, THETA MAX & ALPHA');			%title plot
%subplot(MP,NP,2),hold;										%hold plot

%%%%%%%%%%%%%%%%%%%%%%%%%%%%%%%%%%%%%%%%%%%%%%%%%%%%%%%%%%%%%%%%%%%%%%%%%%%%%%%%
%END OF PROGRAM
